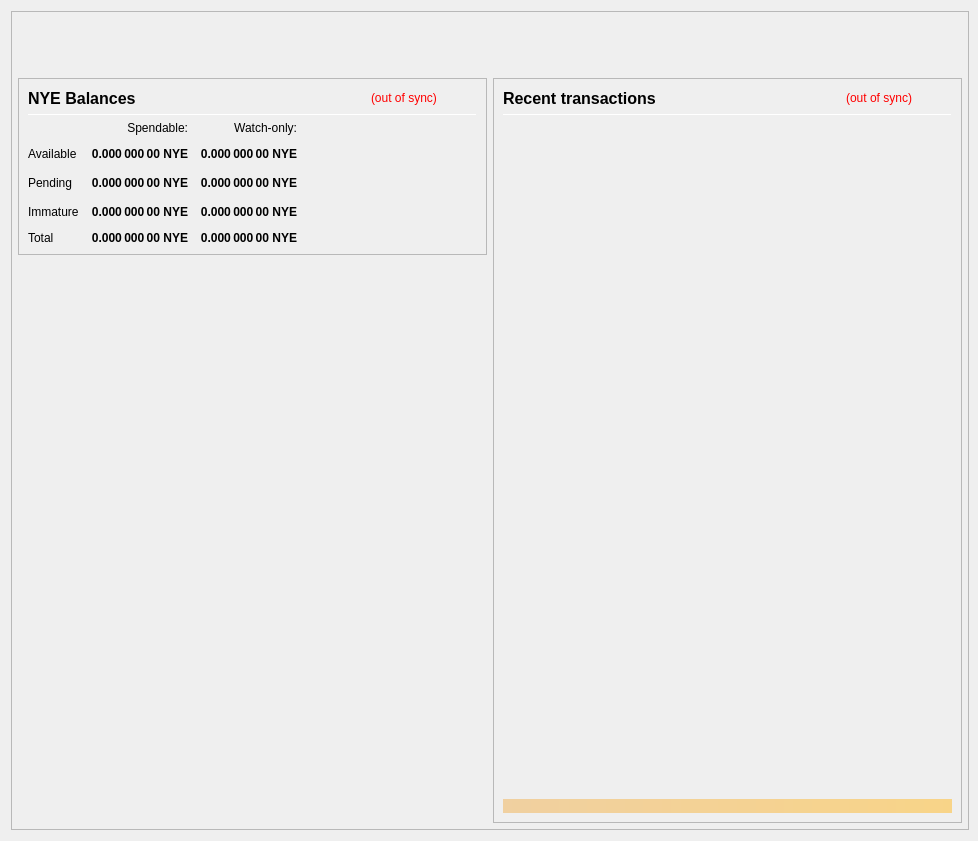
<?xml version="1.0" encoding="UTF-8"?>
<ui version="4.0">
 <class>OverviewPage</class>
 <widget class="QWidget" name="OverviewPage">
  <property name="geometry">
   <rect>
    <x>0</x>
    <y>0</y>
    <width>978</width>
    <height>841</height>
   </rect>
  </property>
  <property name="minimumSize">
   <size>
    <width>960</width>
    <height>682</height>
   </size>
  </property>
  <property name="font">
   <font>
    <weight>50</weight>
    <bold>false</bold>
   </font>
  </property>
  <property name="windowTitle">
   <string>Form</string>
  </property>
  <layout class="QVBoxLayout" name="topLayout" stretch="0">
   <property name="rightMargin">
    <number>9</number>
   </property>
   <item>
    <widget class="QFrame" name="frame_BG">
     <property name="minimumSize">
      <size>
       <width>850</width>
       <height>610</height>
      </size>
     </property>
     <property name="maximumSize">
      <size>
       <width>16777215</width>
       <height>16777215</height>
      </size>
     </property>
     <property name="frameShape">
      <enum>QFrame::StyledPanel</enum>
     </property>
     <property name="frameShadow">
      <enum>QFrame::Raised</enum>
     </property>
     <layout class="QVBoxLayout" name="verticalLayout_3" stretch="0">
      <property name="leftMargin">
       <number>0</number>
      </property>
      <property name="topMargin">
       <number>0</number>
      </property>
      <property name="rightMargin">
       <number>0</number>
      </property>
      <property name="bottomMargin">
       <number>6</number>
      </property>
      <item>
       <layout class="QVBoxLayout" name="verticalLayout_Master" stretch="0,1">
        <property name="leftMargin">
         <number>0</number>
        </property>
        <property name="topMargin">
         <number>0</number>
        </property>
        <property name="rightMargin">
         <number>0</number>
        </property>
        <property name="bottomMargin">
         <number>0</number>
        </property>
        <item>
         <widget class="QFrame" name="frame_Header">
          <layout class="QVBoxLayout" name="verticalLayout_Header" stretch="0">
           <property name="leftMargin">
            <number>0</number>
           </property>
           <property name="topMargin">
            <number>0</number>
           </property>
           <property name="rightMargin">
            <number>0</number>
           </property>
           <property name="bottomMargin">
            <number>0</number>
           </property>
           <item>
            <layout class="QHBoxLayout" name="horizontalLayout_Header" stretch="1,0">
             <property name="spacing">
              <number>6</number>
             </property>
             <item>
              <spacer name="horizontalSpacer_Header">
               <property name="orientation">
                <enum>Qt::Horizontal</enum>
               </property>
               <property name="sizeHint" stdset="0">
                <size>
                 <width>40</width>
                 <height>20</height>
                </size>
               </property>
              </spacer>
             </item>
             <item>
              <widget class="QLabel" name="labelOverviewHeaderRight">
               <property name="minimumSize">
                <size>
                 <width>464</width>
                 <height>60</height>
                </size>
               </property>
               <property name="maximumSize">
                <size>
                 <width>16777215</width>
                 <height>60</height>
                </size>
               </property>
               <property name="font">
                <font>
                 <pointsize>14</pointsize>
                </font>
               </property>
               <property name="text">
                <string/>
               </property>
               <property name="alignment">
                <set>Qt::AlignRight|Qt::AlignTrailing|Qt::AlignVCenter</set>
               </property>
              </widget>
             </item>
            </layout>
           </item>
          </layout>
         </widget>
        </item>
        <item>
         <widget class="QFrame" name="frame_Content">
          <layout class="QVBoxLayout" name="verticalLayout_Content">
           <property name="leftMargin">
            <number>6</number>
           </property>
           <property name="topMargin">
            <number>0</number>
           </property>
           <property name="rightMargin">
            <number>6</number>
           </property>
           <property name="bottomMargin">
            <number>0</number>
           </property>
           <item>
            <layout class="QHBoxLayout" name="horizontalLayout_Content" stretch="1,1">
             <property name="spacing">
              <number>6</number>
             </property>
             <item>
              <layout class="QVBoxLayout" name="verticalLayout_left" stretch="0,0">
               <item>
                <widget class="QFrame" name="frameBalances">
                 <property name="frameShape">
                  <enum>QFrame::StyledPanel</enum>
                 </property>
                 <property name="frameShadow">
                  <enum>QFrame::Raised</enum>
                 </property>
                 <layout class="QVBoxLayout" name="verticalLayout_4">
                  <item>
                   <layout class="QHBoxLayout" name="hlBalancesHeader" stretch="2,0,0">
                    <property name="spacing">
                     <number>6</number>
                    </property>
                    <item>
                     <widget class="QLabel" name="labelBalances">
                      <property name="minimumSize">
                       <size>
                        <width>0</width>
                        <height>0</height>
                       </size>
                      </property>
                      <property name="font">
                       <font>
                        <pointsize>12</pointsize>
                        <weight>75</weight>
                        <bold>true</bold>
                       </font>
                      </property>
                      <property name="text">
                       <string>NYE Balances</string>
                      </property>
                     </widget>
                    </item>
                    <item>
                     <widget class="QLabel" name="labelWalletStatus">
                      <property name="cursor">
                       <cursorShape>WhatsThisCursor</cursorShape>
                      </property>
                      <property name="toolTip">
                       <string>The displayed information may be out of date. Your wallet automatically synchronizes with the NYECOIN network after a connection is established, but this process has not completed yet.</string>
                      </property>
                      <property name="styleSheet">
                       <string notr="true">QLabel { color: red; }</string>
                      </property>
                      <property name="text">
                       <string notr="true">(out of sync)</string>
                      </property>
                      <property name="alignment">
                       <set>Qt::AlignLeading|Qt::AlignLeft|Qt::AlignVCenter</set>
                      </property>
                     </widget>
                    </item>
                    <item>
                     <spacer name="hsBalancesHeader">
                      <property name="orientation">
                       <enum>Qt::Horizontal</enum>
                      </property>
                      <property name="sizeHint" stdset="0">
                       <size>
                        <width>40</width>
                        <height>20</height>
                       </size>
                      </property>
                     </spacer>
                    </item>
                   </layout>
                  </item>
                  <item>
                   <widget class="Line" name="lineBalances">
                    <property name="minimumSize">
                     <size>
                      <width>0</width>
                      <height>1</height>
                     </size>
                    </property>
                    <property name="maximumSize">
                     <size>
                      <width>16777215</width>
                      <height>1</height>
                     </size>
                    </property>
                    <property name="orientation">
                     <enum>Qt::Horizontal</enum>
                    </property>
                   </widget>
                  </item>
                  <item>
                   <layout class="QGridLayout" name="gridLayout">
                    <property name="spacing">
                     <number>12</number>
                    </property>
                    <item row="2" column="2">
                     <widget class="QLabel" name="labelWatchPending">
                      <property name="font">
                       <font>
                        <weight>75</weight>
                        <bold>true</bold>
                       </font>
                      </property>
                      <property name="cursor">
                       <cursorShape>ArrowCursor</cursorShape>
                      </property>
                      <property name="toolTip">
                       <string>Unconfirmed transactions to watch-only addresses</string>
                      </property>
                      <property name="text">
                       <string notr="true">0.000 000 00 NYE</string>
                      </property>
                      <property name="alignment">
                       <set>Qt::AlignRight|Qt::AlignTrailing|Qt::AlignVCenter</set>
                      </property>
                      <property name="textInteractionFlags">
                       <set>Qt::NoTextInteraction</set>
                      </property>
                     </widget>
                    </item>
                    <item row="2" column="1">
                     <widget class="QLabel" name="labelUnconfirmed">
                      <property name="font">
                       <font>
                        <weight>75</weight>
                        <bold>true</bold>
                       </font>
                      </property>
                      <property name="cursor">
                       <cursorShape>ArrowCursor</cursorShape>
                      </property>
                      <property name="toolTip">
                       <string>Total of transactions that have yet to be confirmed, and do not yet count toward the spendable balance</string>
                      </property>
                      <property name="text">
                       <string notr="true">0.000 000 00 NYE</string>
                      </property>
                      <property name="alignment">
                       <set>Qt::AlignRight|Qt::AlignTrailing|Qt::AlignVCenter</set>
                      </property>
                      <property name="textInteractionFlags">
                       <set>Qt::NoTextInteraction</set>
                      </property>
                     </widget>
                    </item>
                    <item row="3" column="2">
                     <widget class="QLabel" name="labelWatchImmature">
                      <property name="font">
                       <font>
                        <weight>75</weight>
                        <bold>true</bold>
                       </font>
                      </property>
                      <property name="cursor">
                       <cursorShape>ArrowCursor</cursorShape>
                      </property>
                      <property name="toolTip">
                       <string>Staked or masternode rewards in watch-only addresses that has not yet matured</string>
                      </property>
                      <property name="text">
                       <string notr="true">0.000 000 00 NYE</string>
                      </property>
                      <property name="alignment">
                       <set>Qt::AlignRight|Qt::AlignTrailing|Qt::AlignVCenter</set>
                      </property>
                      <property name="textInteractionFlags">
                       <set>Qt::NoTextInteraction</set>
                      </property>
                     </widget>
                    </item>
                    <item row="4" column="0">
                     <widget class="QLabel" name="labelTotalText">
                      <property name="text">
                       <string>Total</string>
                      </property>
                      <property name="textInteractionFlags">
                       <set>Qt::NoTextInteraction</set>
                      </property>
                     </widget>
                    </item>
                    <item row="3" column="1">
                     <widget class="QLabel" name="labelImmature">
                      <property name="font">
                       <font>
                        <weight>75</weight>
                        <bold>true</bold>
                       </font>
                      </property>
                      <property name="cursor">
                       <cursorShape>ArrowCursor</cursorShape>
                      </property>
                      <property name="toolTip">
                       <string>Staked or masternode rewards that has not yet matured</string>
                      </property>
                      <property name="text">
                       <string notr="true">0.000 000 00 NYE</string>
                      </property>
                      <property name="alignment">
                       <set>Qt::AlignRight|Qt::AlignTrailing|Qt::AlignVCenter</set>
                      </property>
                      <property name="textInteractionFlags">
                       <set>Qt::NoTextInteraction</set>
                      </property>
                     </widget>
                    </item>
                    <item row="2" column="3">
                     <spacer name="hsBalances">
                      <property name="orientation">
                       <enum>Qt::Horizontal</enum>
                      </property>
                      <property name="sizeHint" stdset="0">
                       <size>
                        <width>40</width>
                        <height>20</height>
                       </size>
                      </property>
                     </spacer>
                    </item>
                    <item row="3" column="0">
                     <widget class="QLabel" name="labelImmatureText">
                      <property name="text">
                       <string>Immature</string>
                      </property>
                      <property name="textInteractionFlags">
                       <set>Qt::NoTextInteraction</set>
                      </property>
                     </widget>
                    </item>
                    <item row="4" column="1">
                     <widget class="QLabel" name="labelTotal">
                      <property name="font">
                       <font>
                        <weight>75</weight>
                        <bold>true</bold>
                       </font>
                      </property>
                      <property name="cursor">
                       <cursorShape>ArrowCursor</cursorShape>
                      </property>
                      <property name="toolTip">
                       <string>Your current total balance</string>
                      </property>
                      <property name="text">
                       <string notr="true">0.000 000 00 NYE</string>
                      </property>
                      <property name="alignment">
                       <set>Qt::AlignRight|Qt::AlignTrailing|Qt::AlignVCenter</set>
                      </property>
                      <property name="textInteractionFlags">
                       <set>Qt::NoTextInteraction</set>
                      </property>
                     </widget>
                    </item>
                    <item row="4" column="2">
                     <widget class="QLabel" name="labelWatchTotal">
                      <property name="font">
                       <font>
                        <weight>75</weight>
                        <bold>true</bold>
                       </font>
                      </property>
                      <property name="cursor">
                       <cursorShape>ArrowCursor</cursorShape>
                      </property>
                      <property name="toolTip">
                       <string>Current total balance in watch-only addresses</string>
                      </property>
                      <property name="text">
                       <string notr="true">0.000 000 00 NYE</string>
                      </property>
                      <property name="alignment">
                       <set>Qt::AlignRight|Qt::AlignTrailing|Qt::AlignVCenter</set>
                      </property>
                      <property name="textInteractionFlags">
                       <set>Qt::NoTextInteraction</set>
                      </property>
                     </widget>
                    </item>
                    <item row="0" column="2">
                     <widget class="QLabel" name="labelWatchonly">
                      <property name="text">
                       <string>Watch-only:</string>
                      </property>
                      <property name="alignment">
                       <set>Qt::AlignRight|Qt::AlignTrailing|Qt::AlignVCenter</set>
                      </property>
                     </widget>
                    </item>
                    <item row="1" column="0">
                     <widget class="QLabel" name="labelBalanceText">
                      <property name="text">
                       <string>Available</string>
                      </property>
                      <property name="textInteractionFlags">
                       <set>Qt::NoTextInteraction</set>
                      </property>
                     </widget>
                    </item>
                    <item row="1" column="1">
                     <widget class="QLabel" name="labelBalance">
                      <property name="font">
                       <font>
                        <weight>75</weight>
                        <bold>true</bold>
                       </font>
                      </property>
                      <property name="cursor">
                       <cursorShape>ArrowCursor</cursorShape>
                      </property>
                      <property name="toolTip">
                       <string>Your current spendable balance</string>
                      </property>
                      <property name="text">
                       <string notr="true">0.000 000 00 NYE</string>
                      </property>
                      <property name="alignment">
                       <set>Qt::AlignRight|Qt::AlignTrailing|Qt::AlignVCenter</set>
                      </property>
                      <property name="textInteractionFlags">
                       <set>Qt::NoTextInteraction</set>
                      </property>
                     </widget>
                    </item>
                    <item row="1" column="2">
                     <widget class="QLabel" name="labelWatchAvailable">
                      <property name="font">
                       <font>
                        <weight>75</weight>
                        <bold>true</bold>
                       </font>
                      </property>
                      <property name="cursor">
                       <cursorShape>ArrowCursor</cursorShape>
                      </property>
                      <property name="toolTip">
                       <string>Your current balance in watch-only addresses</string>
                      </property>
                      <property name="text">
                       <string notr="true">0.000 000 00 NYE</string>
                      </property>
                      <property name="alignment">
                       <set>Qt::AlignRight|Qt::AlignTrailing|Qt::AlignVCenter</set>
                      </property>
                      <property name="textInteractionFlags">
                       <set>Qt::NoTextInteraction</set>
                      </property>
                     </widget>
                    </item>
                    <item row="2" column="0">
                     <widget class="QLabel" name="labelPendingText">
                      <property name="text">
                       <string>Pending</string>
                      </property>
                      <property name="textInteractionFlags">
                       <set>Qt::NoTextInteraction</set>
                      </property>
                     </widget>
                    </item>
                    <item row="0" column="1">
                     <widget class="QLabel" name="labelSpendable">
                      <property name="text">
                       <string>Spendable:</string>
                      </property>
                      <property name="alignment">
                       <set>Qt::AlignRight|Qt::AlignTrailing|Qt::AlignVCenter</set>
                      </property>
                     </widget>
                    </item>
                   </layout>
                  </item>
                 </layout>
                </widget>
               </item>
               <item>
                <spacer name="verticalSpacer">
                 <property name="orientation">
                  <enum>Qt::Vertical</enum>
                 </property>
                 <property name="sizeHint" stdset="0">
                  <size>
                   <width>20</width>
                   <height>40</height>
                  </size>
                 </property>
                </spacer>
               </item>
              </layout>
             </item>
             <item>
              <layout class="QVBoxLayout" name="verticalLayout_right" stretch="1">
               <item>
                <widget class="QFrame" name="frame_RecentTransactions">
                 <property name="minimumSize">
                  <size>
                   <width>0</width>
                   <height>0</height>
                  </size>
                 </property>
                 <property name="frameShape">
                  <enum>QFrame::StyledPanel</enum>
                 </property>
                 <property name="frameShadow">
                  <enum>QFrame::Raised</enum>
                 </property>
                 <layout class="QVBoxLayout" name="verticalLayout_1" stretch="0,0,0,0,0">
                  <item>
                   <layout class="QHBoxLayout" name="horizontalLayout_2" stretch="2,0,0">
                    <property name="spacing">
                     <number>3</number>
                    </property>
                    <item>
                     <widget class="QLabel" name="label_4">
                      <property name="minimumSize">
                       <size>
                        <width>0</width>
                        <height>20</height>
                       </size>
                      </property>
                      <property name="font">
                       <font>
                        <pointsize>12</pointsize>
                        <weight>75</weight>
                        <bold>true</bold>
                       </font>
                      </property>
                      <property name="text">
                       <string>Recent transactions</string>
                      </property>
                     </widget>
                    </item>
                    <item>
                     <widget class="QLabel" name="labelTransactionsStatus">
                      <property name="cursor">
                       <cursorShape>WhatsThisCursor</cursorShape>
                      </property>
                      <property name="toolTip">
                       <string>The displayed information may be out of date. Your wallet automatically synchronizes with the NYECOIN network after a connection is established, but this process has not completed yet.</string>
                      </property>
                      <property name="styleSheet">
                       <string notr="true">QLabel { color: red; }</string>
                      </property>
                      <property name="text">
                       <string notr="true">(out of sync)</string>
                      </property>
                      <property name="alignment">
                       <set>Qt::AlignRight|Qt::AlignTrailing|Qt::AlignVCenter</set>
                      </property>
                     </widget>
                    </item>
                    <item>
                     <spacer name="horizontalSpacer">
                      <property name="orientation">
                       <enum>Qt::Horizontal</enum>
                      </property>
                      <property name="sizeHint" stdset="0">
                       <size>
                        <width>40</width>
                        <height>20</height>
                       </size>
                      </property>
                     </spacer>
                    </item>
                   </layout>
                  </item>
                  <item>
                   <widget class="Line" name="line">
                    <property name="minimumSize">
                     <size>
                      <width>0</width>
                      <height>1</height>
                     </size>
                    </property>
                    <property name="maximumSize">
                     <size>
                      <width>16777215</width>
                      <height>1</height>
                     </size>
                    </property>
                    <property name="orientation">
                     <enum>Qt::Horizontal</enum>
                    </property>
                   </widget>
                  </item>
                  <item>
                   <widget class="QListView" name="listTransactions">
                    <property name="minimumSize">
                     <size>
                      <width>0</width>
                      <height>0</height>
                     </size>
                    </property>
                    <property name="styleSheet">
                     <string notr="true">QListView { background: transparent; }</string>
                    </property>
                    <property name="frameShape">
                     <enum>QFrame::NoFrame</enum>
                    </property>
                    <property name="verticalScrollBarPolicy">
                     <enum>Qt::ScrollBarAlwaysOff</enum>
                    </property>
                    <property name="horizontalScrollBarPolicy">
                     <enum>Qt::ScrollBarAlwaysOff</enum>
                    </property>
                    <property name="selectionMode">
                     <enum>QAbstractItemView::NoSelection</enum>
                    </property>
                   </widget>
                  </item>
                  <item>
                   <spacer name="verticalSpacer_2">
                    <property name="orientation">
                     <enum>Qt::Vertical</enum>
                    </property>
                    <property name="sizeType">
                     <enum>QSizePolicy::Expanding</enum>
                    </property>
                    <property name="sizeHint" stdset="0">
                     <size>
                      <width>20</width>
                      <height>40</height>
                     </size>
                    </property>
                   </spacer>
                  </item>
                  <item>
                   <widget class="QLabel" name="labelAlerts">
                    <property name="maximumSize">
                     <size>
                      <width>16777215</width>
                      <height>16777215</height>
                     </size>
                    </property>
                    <property name="styleSheet">
                     <string notr="true">background-color: qlineargradient(x1: 0, y1: 0, x2: 1, y2: 0, stop:0 #F0D0A0, stop:1 #F8D488); color:#000000;</string>
                    </property>
                    <property name="text">
                     <string/>
                    </property>
                    <property name="wordWrap">
                     <bool>true</bool>
                    </property>
                    <property name="margin">
                     <number>3</number>
                    </property>
                   </widget>
                  </item>
                 </layout>
                </widget>
               </item>
              </layout>
             </item>
            </layout>
           </item>
          </layout>
         </widget>
        </item>
       </layout>
      </item>
     </layout>
    </widget>
   </item>
  </layout>
 </widget>
 <resources/>
 <connections/>
</ui>
